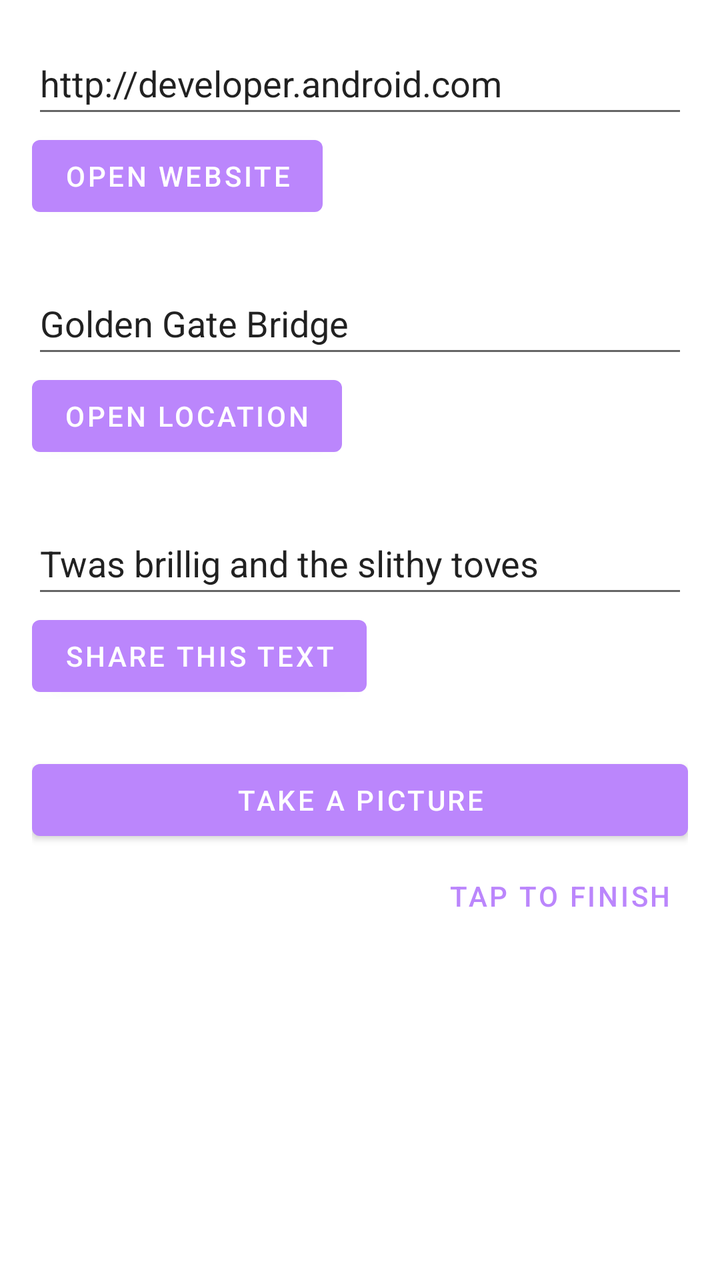
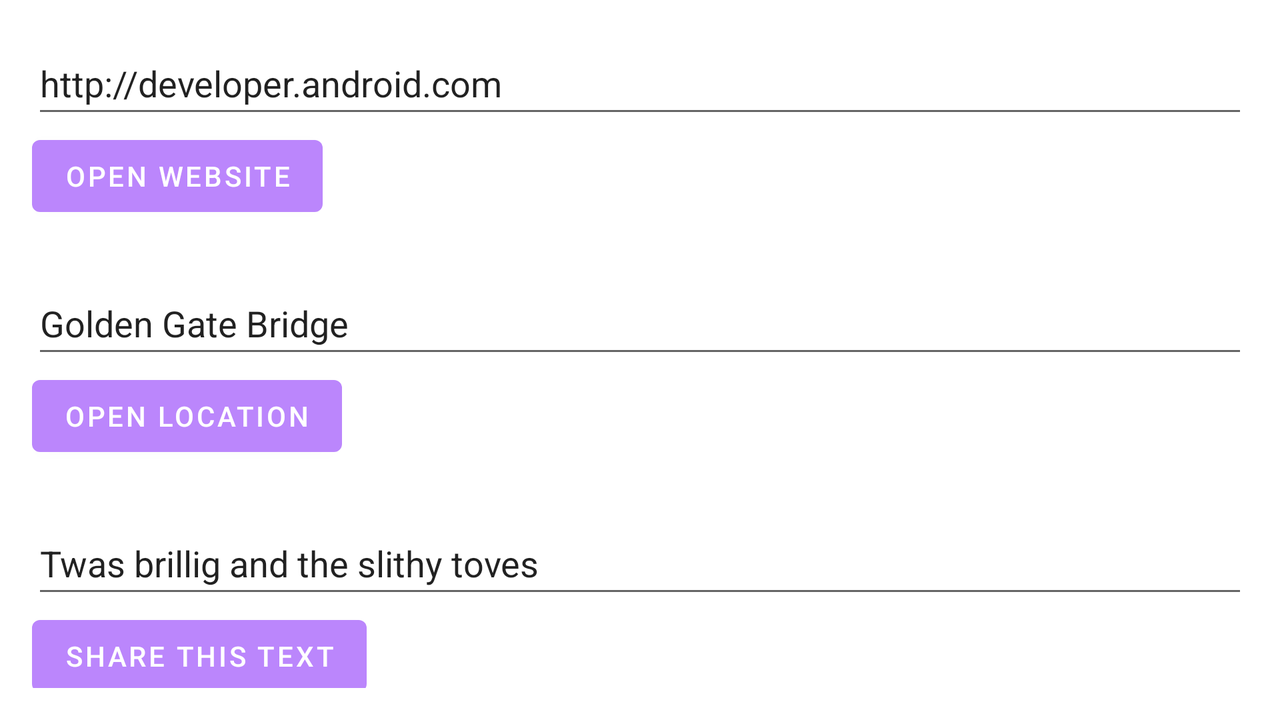

First picture: res/layout/ on a phone held upright. Second picture: the repository's own variant of that layout, on a device whose configuration matches the variant's folder. Source for both follows.
<!-- AndroidManifest.xml: application theme Theme.SecondTaskAston -->
<!-- res/layout/activity_eight_task.xml -->
<?xml version="1.0" encoding="utf-8"?>
<LinearLayout xmlns:android="http://schemas.android.com/apk/res/android"
    xmlns:app="http://schemas.android.com/apk/res-auto"
    xmlns:tools="http://schemas.android.com/tools"
    android:layout_width="match_parent"
    android:layout_height="match_parent"
    android:orientation="vertical"
    android:padding="16dp"
    tools:context=".EightTask">

    <EditText
        android:id="@+id/edWebsite"
        android:layout_width="match_parent"
        android:layout_height="wrap_content"
        android:minHeight="48dp"
        android:text="@string/edittext_uri" />

    <Button
        android:id="@+id/websiteButton"
        android:layout_width="wrap_content"
        android:layout_height="wrap_content"
        android:layout_marginBottom="24dp"
        android:text="@string/button_uri"
        />

    <EditText
        android:id="@+id/edLocation"
        android:layout_width="match_parent"
        android:layout_height="wrap_content"
        android:minHeight="48dp"
        android:text="@string/edittext_loc" />

    <Button
        android:id="@+id/locationButton"
        android:layout_width="wrap_content"
        android:layout_height="wrap_content"
        android:layout_marginBottom="24dp"
        android:text="@string/button_loc"
        />

    <EditText
        android:id="@+id/edShareText"
        android:layout_width="match_parent"
        android:layout_height="wrap_content"
        android:minHeight="48dp"
        android:text="@string/edittext_share" />

    <Button
        android:id="@+id/edShareButton"
        android:layout_width="wrap_content"
        android:layout_height="wrap_content"
        android:layout_marginBottom="24dp"
        android:text="@string/button_share"
        />

    <Button
        android:id="@+id/takePictureButton"
        android:layout_width="match_parent"
        android:layout_height="wrap_content"
        android:text="@string/take_a_picture_eight_task" />

    <Button
        android:id="@+id/finishActButton"
        style="@style/Widget.MaterialComponents.Button.TextButton"
        android:layout_width="wrap_content"
        android:layout_height="wrap_content"
        android:layout_gravity="bottom|end"
        android:gravity="center"
        android:text="@string/end_button" />
</LinearLayout>
<!-- resources referenced by this layout -->
<resources>
  <string name="button_loc">Open Location</string>
  <string name="button_share">Share This Text</string>
  <string name="button_uri">Open Website</string>
  <string name="edittext_loc">Golden Gate Bridge</string>
  <string name="edittext_share">Twas brillig and the slithy toves</string>
  <string name="edittext_uri">http://developer.android.com</string>
  <string name="end_button">Tap to finish</string>
  <string name="take_a_picture_eight_task">Take a picture</string>
  <style name="Theme.SecondTaskAston" parent="Theme.MaterialComponents.DayNight.DarkActionBar">
          
          <item name="colorPrimary">@color/pink</item>
          <item name="colorPrimaryVariant">@color/purple_700</item>
          <item name="colorOnPrimary">@color/white</item>
          
          <item name="colorSecondary">@color/teal_200</item>
          <item name="colorSecondaryVariant">@color/teal_700</item>
          <item name="colorOnSecondary">@color/black</item>
          
          <item name="android:statusBarColor">@color/dark_pink</item>
          
          <item name="windowActionBar">false</item>
          <item name="windowNoTitle">true</item>
      </style>
  <color name="pink">#FFBB86FC</color>
  <color name="purple_700">#FF3700B3</color>
  <color name="white">#FFFFFFFF</color>
  <color name="teal_200">#FF03DAC5</color>
  <color name="teal_700">#FF018786</color>
  <color name="black">#FF000000</color>
  <color name="dark_pink">#663D98</color>
</resources>
<!-- res/layout-land/activity_eight_task.xml (the repository's variant of the layout above) -->
<!-- drawn on the phone turned sideways -->
<?xml version="1.0" encoding="utf-8"?>
<LinearLayout xmlns:android="http://schemas.android.com/apk/res/android"
    xmlns:app="http://schemas.android.com/apk/res-auto"
    xmlns:tools="http://schemas.android.com/tools"
    android:layout_width="match_parent"
    android:layout_height="match_parent"
    android:orientation="vertical"
    android:padding="16dp"
    tools:context=".EightTask">

    <ScrollView
        android:layout_width="match_parent"
        android:layout_height="match_parent"
        android:contentDescription="@string/app_name"
        android:scrollbars="none">

        <LinearLayout
            android:layout_width="match_parent"
            android:layout_height="wrap_content"
            android:orientation="vertical" >

            <EditText
                android:id="@+id/edWebsite"
                android:layout_width="match_parent"
                android:layout_height="wrap_content"
                android:minHeight="48dp"
                android:text="@string/edittext_uri" />

            <Button
                android:id="@+id/websiteButton"
                android:layout_width="wrap_content"
                android:layout_height="wrap_content"
                android:layout_marginBottom="24dp"
                android:text="@string/button_uri" />

            <EditText
                android:id="@+id/edLocation"
                android:layout_width="match_parent"
                android:layout_height="wrap_content"
                android:minHeight="48dp"
                android:text="@string/edittext_loc" />

            <Button
                android:id="@+id/locationButton"
                android:layout_width="wrap_content"
                android:layout_height="wrap_content"
                android:layout_marginBottom="24dp"
                android:text="@string/button_loc" />

            <EditText
                android:id="@+id/edShareText"
                android:layout_width="match_parent"
                android:layout_height="wrap_content"
                android:minHeight="48dp"
                android:text="@string/edittext_share" />

            <Button
                android:id="@+id/edShareButton"
                android:layout_width="wrap_content"
                android:layout_height="wrap_content"
                android:layout_marginBottom="24dp"
                android:text="@string/button_share" />

            <Button
                android:id="@+id/takePictureButton"
                android:layout_width="match_parent"
                android:layout_height="wrap_content"
                android:text="@string/take_a_picture_eight_task" />

            <Button
                android:id="@+id/finishActButton"
                style="@style/Widget.MaterialComponents.Button.TextButton"
                android:layout_width="wrap_content"
                android:layout_height="wrap_content"
                android:layout_gravity="bottom|end"
                android:gravity="center"
                android:text="@string/end_button" />

        </LinearLayout>
    </ScrollView>

</LinearLayout>
<!-- resources referenced by the variant -->
<!-- as the phone turned sideways resolves them -->
<resources>
  <string name="app_name">SecondTaskAston</string>
  <string name="button_loc">Open Location</string>
  <string name="button_share">Share This Text</string>
  <string name="button_uri">Open Website</string>
  <string name="edittext_loc">Golden Gate Bridge</string>
  <string name="edittext_share">Twas brillig and the slithy toves</string>
  <string name="edittext_uri">http://developer.android.com</string>
  <string name="end_button">Tap to finish</string>
  <string name="take_a_picture_eight_task">Take a picture</string>
  <style name="Theme.SecondTaskAston" parent="Theme.MaterialComponents.DayNight.DarkActionBar">
          
          <item name="colorPrimary">@color/pink</item>
          <item name="colorPrimaryVariant">@color/purple_700</item>
          <item name="colorOnPrimary">@color/white</item>
          
          <item name="colorSecondary">@color/teal_200</item>
          <item name="colorSecondaryVariant">@color/teal_700</item>
          <item name="colorOnSecondary">@color/black</item>
          
          <item name="android:statusBarColor">@color/dark_pink</item>
          
          <item name="windowActionBar">false</item>
          <item name="windowNoTitle">true</item>
      </style>
  <color name="pink">#FFBB86FC</color>
  <color name="purple_700">#FF3700B3</color>
  <color name="white">#FFFFFFFF</color>
  <color name="teal_200">#FF03DAC5</color>
  <color name="teal_700">#FF018786</color>
  <color name="black">#FF000000</color>
  <color name="dark_pink">#663D98</color>
</resources>
